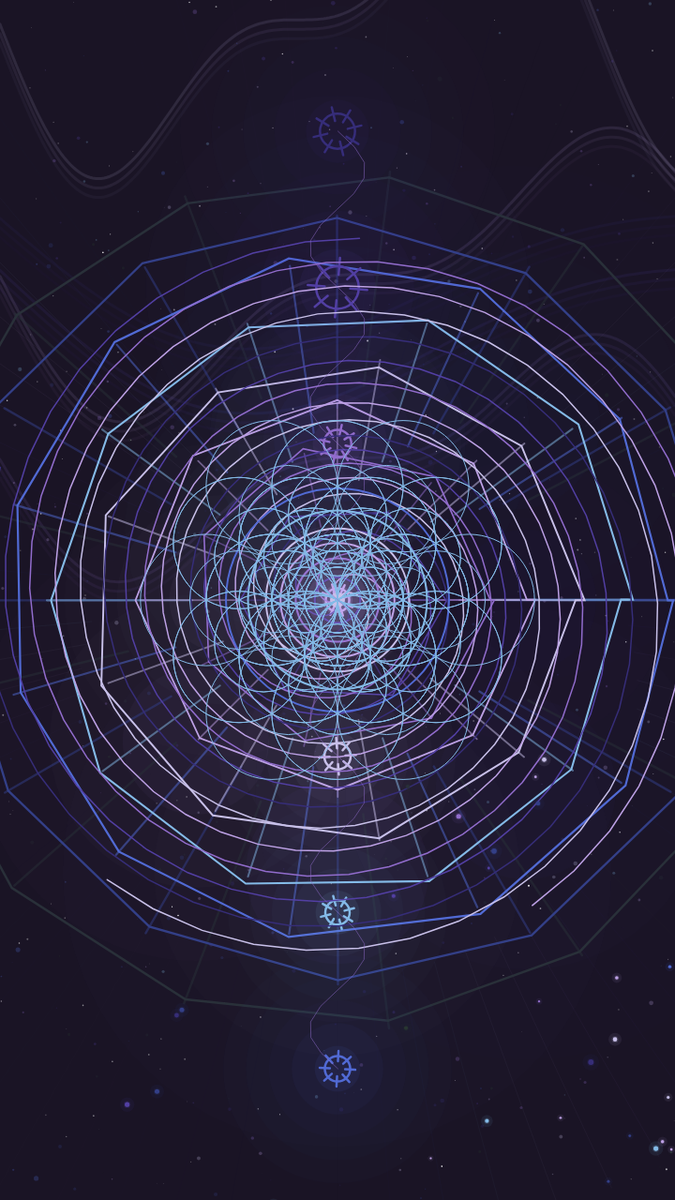
Frame 1 (no input)
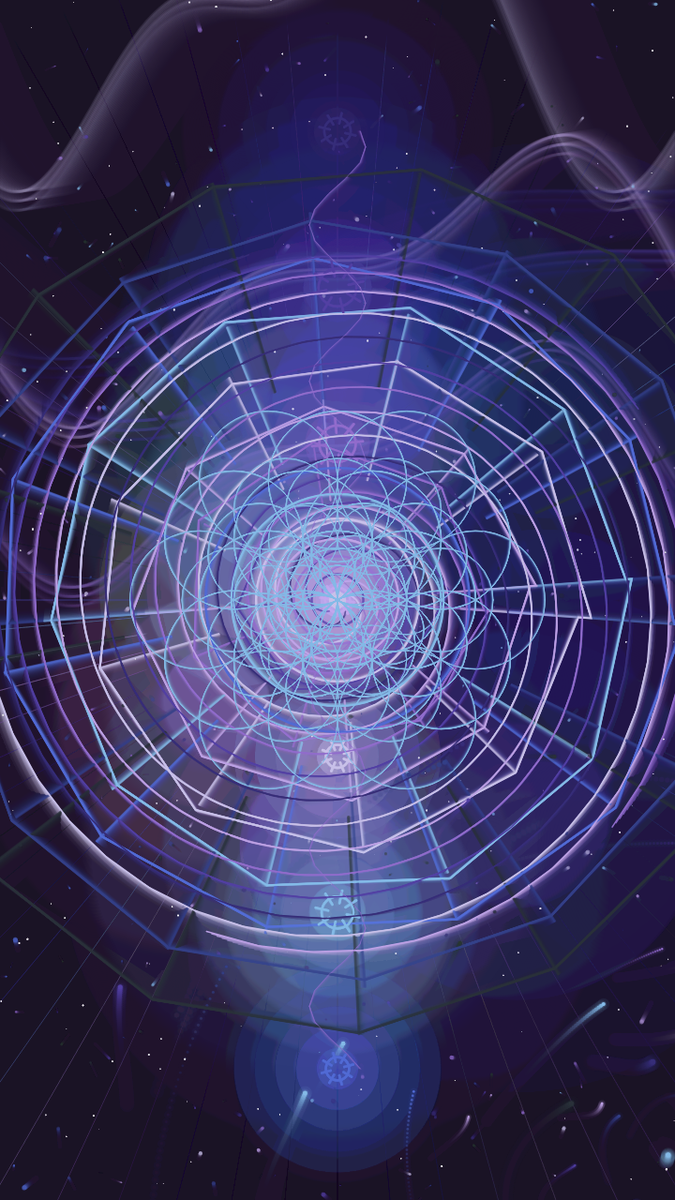
Frame 60 (no input)
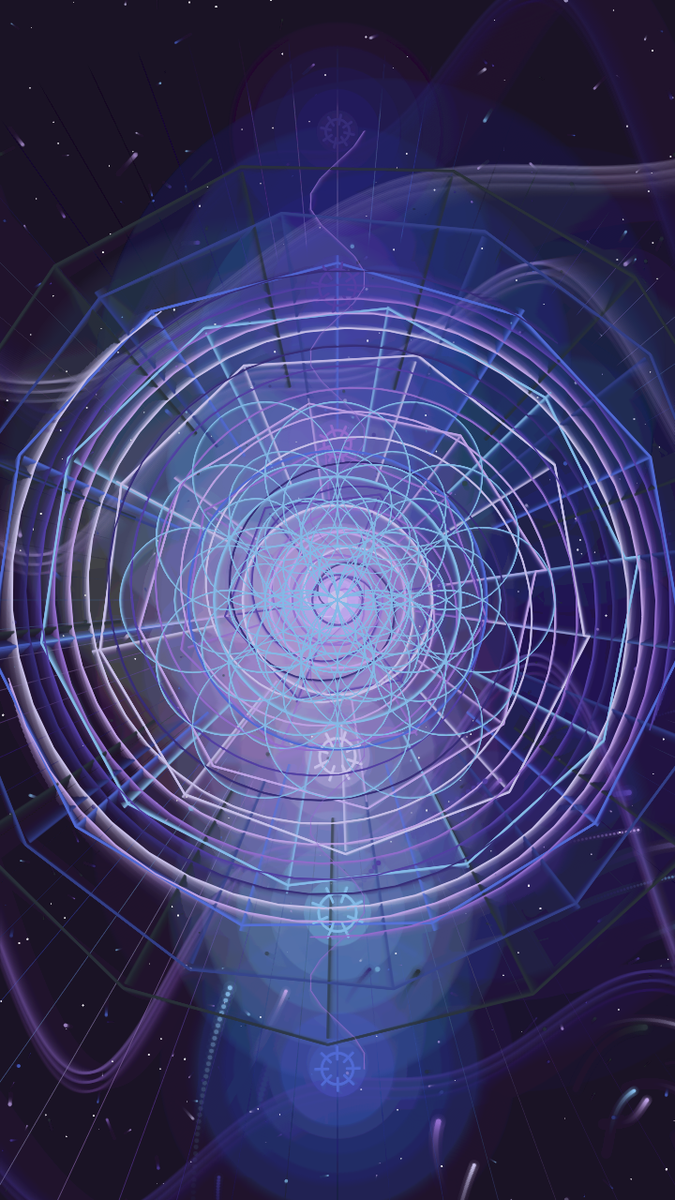
Frame 120 (the mouse pressed at the canvas centre since frame 60)

The p5.js sketch that drew these frames (run headless with seeded random() and noise() and a simulated clock; from frame 60 on, the mouse is pressed at the canvas centre):

// p5.js sketch
// ── sketch.js
let colors;
let time = 0;
let breathingPhase = 0;
let energyParticles = [];
let chakras = [];
let cosmicDust = [];
let auroras = [];
let stars = [];

function setup() {
  createCanvas(720, 1280);

  colors = [
    '#362d78',
    '#523fa3',
    '#916ccc',
    '#bda1e5',
    '#c8c0e9',
    '#84bae7',
    '#516ad4',
    '#333f87',
    '#293039',
    '#283631'
  ];

  // Create layers for depth
  for (let i = 0; i < 200; i++) {
    stars.push(new Star());
  }

  for (let i = 0; i < 300; i++) {
    cosmicDust.push(new CosmicDust());
  }

  for (let i = 0; i < 100; i++) {
    energyParticles.push(new EnergyParticle());
  }

  for (let i = 0; i < 7; i++) {
    chakras.push(new Chakra(i));
  }

  for (let i = 0; i < 5; i++) {
    auroras.push(new Aurora(i));
  }

  background('#1a1525');
}

function draw() {
  // Deep cosmic background
  fill(26, 21, 37, 20);
  noStroke();
  rect(0, 0, width, height);

  time += 0.008;
  breathingPhase = sin(time * 0.5);

  // Draw stars in background
  for (let star of stars) {
    star.show();
  }

  // Draw aurora waves for depth
  for (let aurora of auroras) {
    aurora.update();
    aurora.show();
  }

  // Draw cosmic dust clouds
  for (let dust of cosmicDust) {
    dust.update();
    dust.show();
  }

  push();
  translate(width / 2, height / 2);

  // Draw radiating cosmic rays
  drawCosmicRays();

  // Draw nebula clouds
  drawNebulaClouds();

  // Draw rotating sacred geometries at different depths
  drawMultiLayerMandala();

  // Draw chakras with energy flow
  for (let chakra of chakras) {
    chakra.update();
    chakra.show();
  }

  // Draw energy vortex
  drawEnergyVortex();

  // Draw particles
  for (let particle of energyParticles) {
    particle.update();
    particle.show();
  }

  // Draw central portal
  drawCentralPortal();

  // Draw flower of life with depth
  drawFlowerOfLife();

  // Draw connecting energy lines
  drawEnergyConnections();

  pop();
}

function drawCosmicRays() {
  for (let i = 0; i < 72; i++) {
    let angle = (TWO_PI / 72) * i;
    let r1 = 300 + sin(time * 2 + i * 0.1) * 100;
    let r2 = 600 + sin(time + i * 0.05) * 150;

    let alpha = map(sin(time * 3 + i * 0.2), -1, 1, 5, 30);
    stroke(colors[i % colors.length] + hex(floor(alpha), 2));
    strokeWeight(0.5);

    let x1 = cos(angle) * r1;
    let y1 = sin(angle) * r1;
    let x2 = cos(angle) * r2;
    let y2 = sin(angle) * r2;

    line(x1, y1, x2, y2);
  }
}

function drawNebulaClouds() {
  noStroke();
  for (let i = 0; i < 8; i++) {
    let angle = time * 0.2 + i * PI / 4;
    let radius = 200 + sin(time + i) * 100;
    let x = cos(angle) * radius;
    let y = sin(angle) * radius;

    let size = 150 + sin(time * 2 + i) * 50;

    for (let j = 3; j > 0; j--) {
      fill(colors[i % colors.length] + hex(floor(8 / j), 2));
      circle(x, y, size * j);
    }
  }
}

function drawMultiLayerMandala() {
  let layers = 8;

  for (let layer = layers; layer > 0; layer--) {
    push();

    let depth = map(layer, 1, layers, 0.5, 1.5);
    let radius = 60 + layer * 50 + breathingPhase * 15;
    let points = 5 + layer;
    let rotationSpeed = time * 0.15 * (layer % 2 === 0 ? 1 : -1);

    rotate(rotationSpeed);

    // Outer ring
    stroke(colors[layer % colors.length]);
    strokeWeight(1 + depth);
    noFill();

    beginShape();
    for (let i = 0; i <= points; i++) {
      let angle = (TWO_PI / points) * i;
      let r = radius + sin(time * 3 + i + layer) * 8;
      let x = cos(angle) * r;
      let y = sin(angle) * r;
      vertex(x, y);
    }
    endShape(CLOSE);

    // Star pattern
    stroke(colors[layer % colors.length] + '80');
    for (let i = 0; i < points; i++) {
      let angle = (TWO_PI / points) * i;
      let x1 = cos(angle) * radius * 0.5;
      let y1 = sin(angle) * radius * 0.5;
      let x2 = cos(angle) * radius;
      let y2 = sin(angle) * radius;
      line(x1, y1, x2, y2);
    }

    pop();
  }
}

function drawEnergyVortex() {
  noFill();
  for (let v = 0; v < 5; v++) {
    stroke(colors[v % colors.length]);
    strokeWeight(1.5);

    beginShape();
    for (let i = 0; i < 150; i++) {
      let angle = i * 0.15 + time * 2 + v * TWO_PI / 5;
      let r = i * 2.5 + sin(time * 3 + i * 0.05) * 15;
      let x = cos(angle) * r;
      let y = sin(angle) * r;
      vertex(x, y);
    }
    endShape();
  }
}

function drawCentralPortal() {
  let pulse = 40 + breathingPhase * 25;

  // Outer portal rings
  noFill();
  for (let i = 6; i > 0; i--) {
    let r = pulse * i + sin(time * 2 + i) * 10;
    stroke(colors[i % colors.length]);
    strokeWeight(2);
    circle(0, 0, r);
  }

  // Inner light
  for (let i = 5; i > 0; i--) {
    fill(200, 180, 255, 40 / i);
    noStroke();
    circle(0, 0, pulse * i * 0.8);
  }

  // Core
  fill('#c8c0e9');
  circle(0, 0, pulse * 0.4);
}

function drawFlowerOfLife() {
  noFill();
  stroke('#84bae7');
  strokeWeight(1);

  let radius = 35 + breathingPhase * 8;

  // Multiple layers of flower of life
  for (let layer = 0; layer < 3; layer++) {
    let r = radius * (1 + layer * 0.5);
    circle(0, 0, r * 2);

    for (let i = 0; i < 6; i++) {
      let angle = (TWO_PI / 6) * i;
      let x = cos(angle) * r;
      let y = sin(angle) * r;
      circle(x, y, r * 2);

      // Second ring
      for (let j = 0; j < 6; j++) {
        let angle2 = (TWO_PI / 6) * j;
        let x2 = x + cos(angle2) * r;
        let y2 = y + sin(angle2) * r;
        circle(x2, y2, r * 2);
      }
    }
  }
}

function drawEnergyConnections() {
  stroke('#916ccc');
  strokeWeight(0.5);

  for (let i = 0; i < chakras.length - 1; i++) {
    let y1 = chakras[i].y;
    let y2 = chakras[i + 1].y;

    // Wavy connection
    noFill();
    beginShape();
    for (let t = 0; t <= 1; t += 0.1) {
      let y = lerp(y1, y2, t);
      let x = sin(time * 2 + t * PI * 2) * 30;
      vertex(x, y);
    }
    endShape();
  }
}

class Star {
  constructor() {
    this.x = random(width);
    this.y = random(height);
    this.size = random(0.5, 2);
    this.brightness = random(100, 255);
    this.twinkleSpeed = random(0.02, 0.05);
    this.offset = random(TWO_PI);
  }

  show() {
    let twinkle = sin(time * this.twinkleSpeed + this.offset);
    let alpha = map(twinkle, -1, 1, 50, this.brightness);

    fill(255, 255, 255, alpha);
    noStroke();
    circle(this.x, this.y, this.size);
  }
}

class CosmicDust {
  constructor() {
    this.x = random(width);
    this.y = random(height);
    this.z = random(0.5, 2);
    this.size = random(1, 3);
    this.color = random(colors);
    this.speedX = random(-0.2, 0.2);
    this.speedY = random(-0.2, 0.2);
  }

  update() {
    this.x += this.speedX * this.z;
    this.y += this.speedY * this.z;

    if (this.x < 0) this.x = width;
    if (this.x > width) this.x = 0;
    if (this.y < 0) this.y = height;
    if (this.y > height) this.y = 0;
  }

  show() {
    fill(this.color + '40');
    noStroke();
    circle(this.x, this.y, this.size * this.z);
  }
}

class Aurora {
  constructor(index) {
    this.index = index;
    this.yOffset = random(height);
    this.speed = random(0.005, 0.02);
    this.amplitude = random(100, 200);
    this.frequency = random(0.003, 0.01);
    this.color = colors[index % colors.length];
    this.phase = 0;
  }

  update() {
    this.phase += this.speed;
  }

  show() {
    noFill();
    strokeWeight(3);

    for (let layer = 0; layer < 3; layer++) {
      stroke(this.color + hex(floor(30 - layer * 10), 2));

      beginShape();
      for (let x = 0; x <= width; x += 3) {
        let y = this.yOffset +
                sin(x * this.frequency + this.phase) * this.amplitude +
                sin(x * this.frequency * 2 + this.phase * 1.5) * this.amplitude * 0.5 +
                layer * 10;
        vertex(x, y);
      }
      endShape();
    }
  }
}

class Chakra {
  constructor(index) {
    this.index = index;
    this.y = map(index, 0, 6, -500, 500);
    this.color = colors[index % colors.length];
    this.phase = random(TWO_PI);
  }

  update() {}

  show() {
    push();
    translate(0, this.y);

    let pulse = 1 + sin(time * 2 + this.phase) * 0.3;
    let size = 35 * pulse;

    // Energy field
    noStroke();
    for (let i = 5; i > 0; i--) {
      fill(this.color + hex(floor(20 / i), 2));
      circle(0, 0, size * i * 1.8);
    }

    // Core
    stroke(this.color);
    strokeWeight(2.5);
    noFill();
    circle(0, 0, size);

    // Rotating symbol
    rotate(time + this.phase);
    for (let i = 0; i < 8; i++) {
      let angle = (TWO_PI / 8) * i;
      let x1 = cos(angle) * size * 0.3;
      let y1 = sin(angle) * size * 0.3;
      let x2 = cos(angle) * size * 0.7;
      let y2 = sin(angle) * size * 0.7;
      line(x1, y1, x2, y2);
    }

    pop();
  }
}

class EnergyParticle {
  constructor() {
    this.angle = random(TWO_PI);
    this.radius = random(50, 600);
    this.speed = random(0.003, 0.015);
    this.size = random(2, 6);
    this.color = random(colors);
    this.offset = random(TWO_PI);
    this.orbitSpeed = random(0.01, 0.03);
  }

  update() {
    this.angle += this.speed;
    this.radius += sin(time * 2 + this.offset) * 0.8;
    this.offset += this.orbitSpeed;
  }

  show() {
    let x = cos(this.angle) * this.radius + width / 2;
    let y = sin(this.angle) * this.radius + height / 2;

    // Glow
    noStroke();
    for (let i = 2; i > 0; i--) {
      fill(this.color + hex(floor(40 / i), 2));
      circle(x, y, this.size * i * 1.5);
    }

    // Core
    fill(this.color);
    circle(x, y, this.size);
  }
}

function mousePressed() {
  // Regenerate everything
  cosmicDust = [];
  for (let i = 0; i < 300; i++) {
    cosmicDust.push(new CosmicDust());
  }

  energyParticles = [];
  for (let i = 0; i < 100; i++) {
    energyParticles.push(new EnergyParticle());
  }

  chakras = [];
  for (let i = 0; i < 7; i++) {
    chakras.push(new Chakra(i));
  }

  auroras = [];
  for (let i = 0; i < 5; i++) {
    auroras.push(new Aurora(i));
  }

  background('#1a1525');
}
